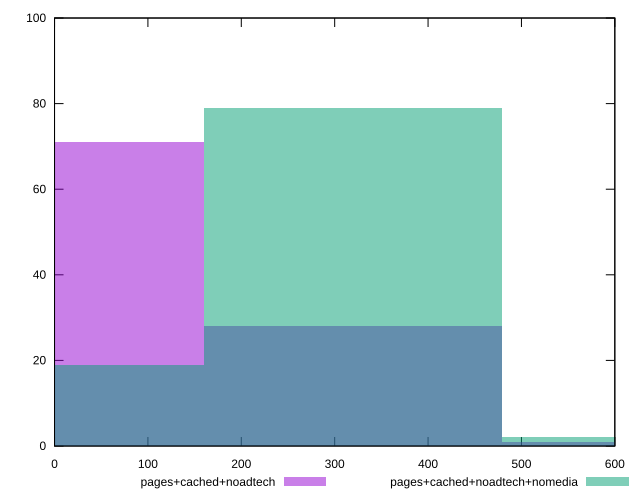

Recreate this plot in gnuplot.
reset

$pagesCachedNoadtech <<EOF
319.74624686368264 28
0 71
639.4924937273653 1
EOF

$pagesCachedNoadtechNomedia <<EOF
319.74624686368264 79
0 19
639.4924937273653 2
EOF

set key outside below
set boxwidth 319.74624686368264
set xrange [0:600]
set yrange [0:100]
set trange [0:100]
set style fill transparent solid 0.5 noborder
set terminal svg size 640, 500 enhanced background rgb 'white'
set output "report_00015_2021-02-09T16-11-33.973Z/unused-css-rules/comparison/histogram/2_vs_3.svg"

plot $pagesCachedNoadtech title "pages+cached+noadtech" with boxes, \
     $pagesCachedNoadtechNomedia title "pages+cached+noadtech+nomedia" with boxes

reset
